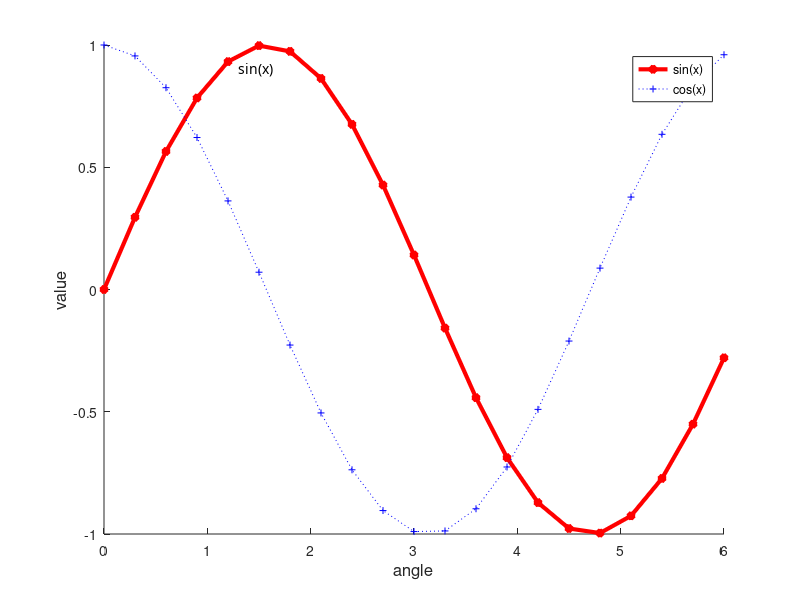

The MATLAB source for this figure: (Note: this script raises an error after producing the figure.)
clear all;

x = 0:0.3:2*pi;
y1 = sin(x);  y2 = cos(x);
hold on;
plot(x,y1,'r-*','LineWidth',3);
plot(x,y2,'b:+','MarkerSize',5);
hold off;
legend('sin(x)','cos(x)');
xlabel('angle','FontSize',12); ylabel('value','FontSize',12);
text(1.3,0.9,'sin(x)','FontName','Time New Roman');
gtext('cos(x)','FontName','Time New Roman');
saveas(gcf,'myplot01.jpg');
figure; subplot(1,2,1); plot(x,y1.^2,'r-*'); axis([-1 10 -1 2]);
subplot(1,2,2); plot(y1,y2,'b:+'); 
axis equal;